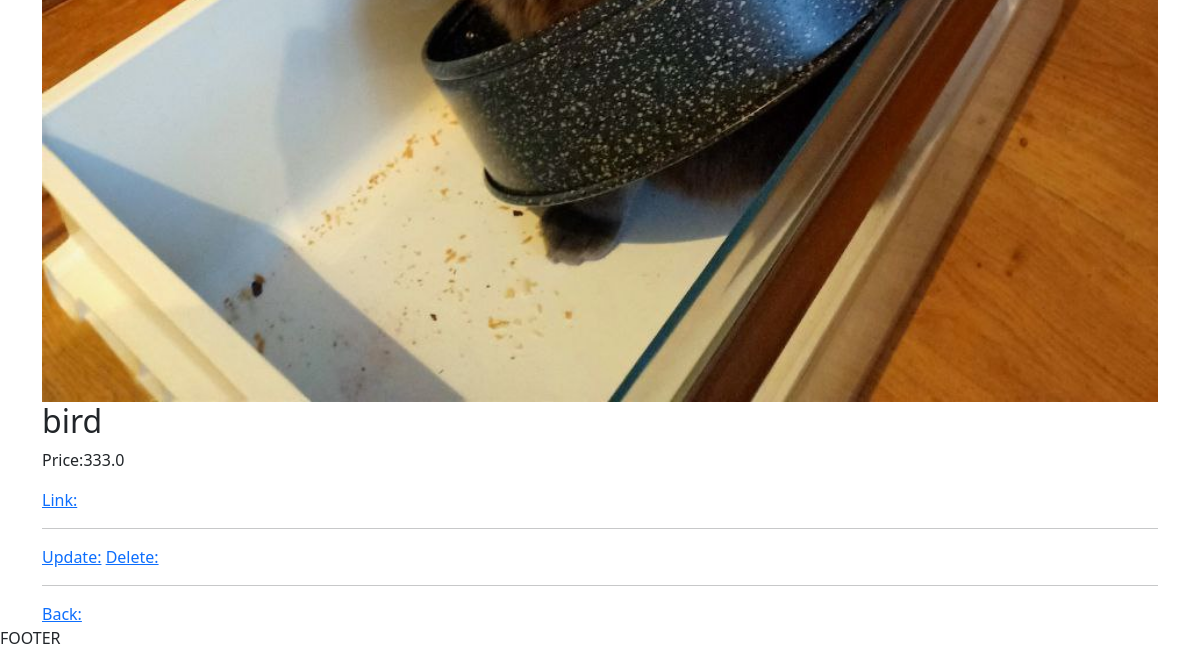
The app's page /products/category2/16/ (lower part), older data.
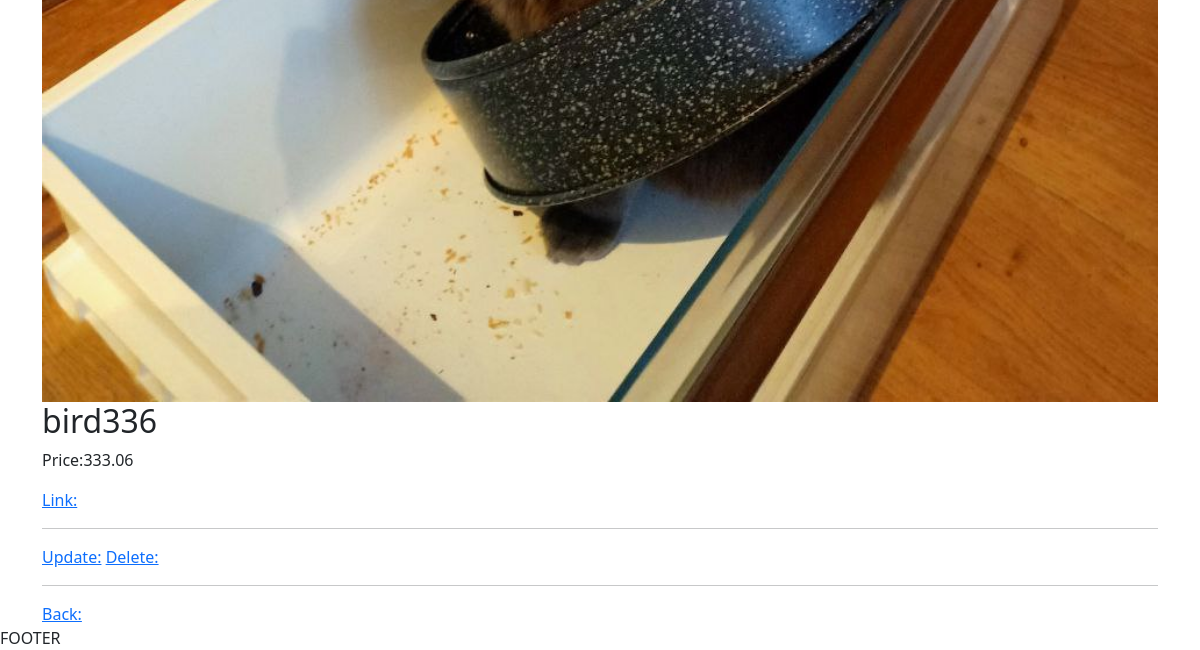
The same page, newer data.
### store/models.py (models this page shows, shortened)
class Product(models.Model):
    name = models.CharField(max_length=200, null=True)
    price = models.FloatField()
    link = models.URLField()
    cat = models.ForeignKey(Category, on_delete=models.CASCADE)
    image = models.ImageField(null=True, blank=True, upload_to='images/')

### store/views.py (the view)
# urls.py: path('products/<str:cat>/<int:id>/', views.product, name = 'product'),
def product(request, cat, id):
    cats = Category.objects.all()
    product = Product.objects.get(pk=id)
    return render(request, 'product.html', {'cats': cats, "product": product, 'cat': cat})

### store/templates/product.html (shortened to what this page needs)
{%extends 'base.html'%}
{%load static%}
{%block content%}
{%if product.image%}
        <img src="{{product.image.url}}" class="card-img-top" alt="...">
        {%else%}
        <img src="{%static "images/IMG_2401.JPG"%}" class="card-img-top" alt="...">
        {%endif%}
<h2>{{product.name}}</h2>
<p> Price:{{product.price}}</p>
<p><a href="{{product.link}}" target="_blank">Link:</a></p>
<hr>
<a href="{% url 'update_product' product.id %}" class="my-button">Update:</a>
<a href="{% url 'delete_product' product.id %}" class="my-button">Delete:</a>
<hr>
<a href="{% url 'products' cat %}" class="my-button">Back:</a>
{%endblock%}

Row changes from the older to the newer data that the page shows:
changed Product: name "bird" → "bird336"; price "333.0" → "333.06"
